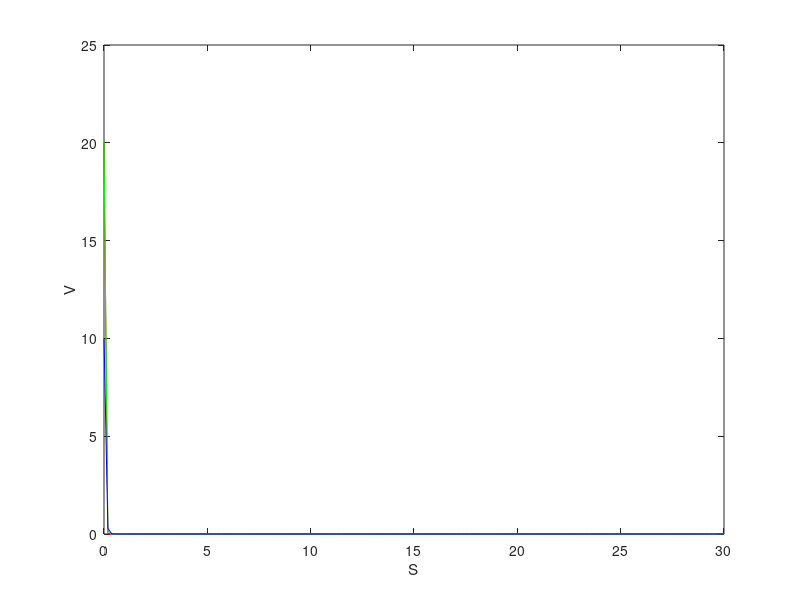
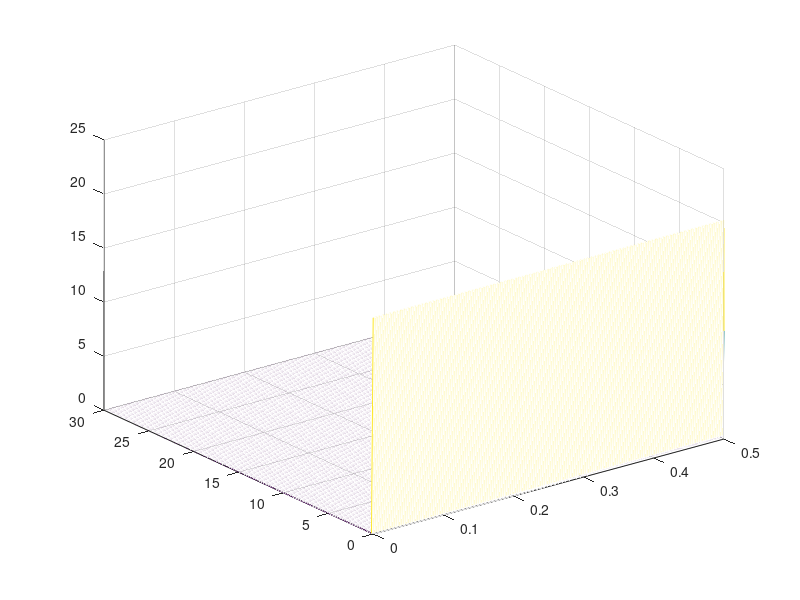

MATLAB code for these plots, in order:
clc;close all; clear all;
X = 10; r = 0.05; sigma = 0.20;
T = 0.5;
N = 160;
M = 1600;
Smin = 0;
Smax = 30;
dS = (Smax-Smin)/N;
dt = T/M;
V(1:N+1,1:M+1)= 0;
S = Smin+(0:N)*dS;
tau = (0:M)*dt;
V(1,:) = Smax - X*exp(-r*tau);
V(N+1,:) = 0;
V(:,M+1)= max(X-S,0);
for j = 1:M
    for n = 2:N
        V(n,j+1)=0.5*dt*(sigma*sigma*n*n-r*n)*V(n-1,j) + (1 - dt*(sigma*sigma*n*n+r))*V(n,j)+0.5*dt*(sigma*sigma*n*n+r*n)*V(n+1,j);
    end
end
figure(1)
plot(S,V(:,1),'r-',S,V(:,round(M/2)),'g-',S,V(:,M+1),'b-')
xlabel('S')
ylabel('V')

figure(2)
mesh(tau,S,V)
